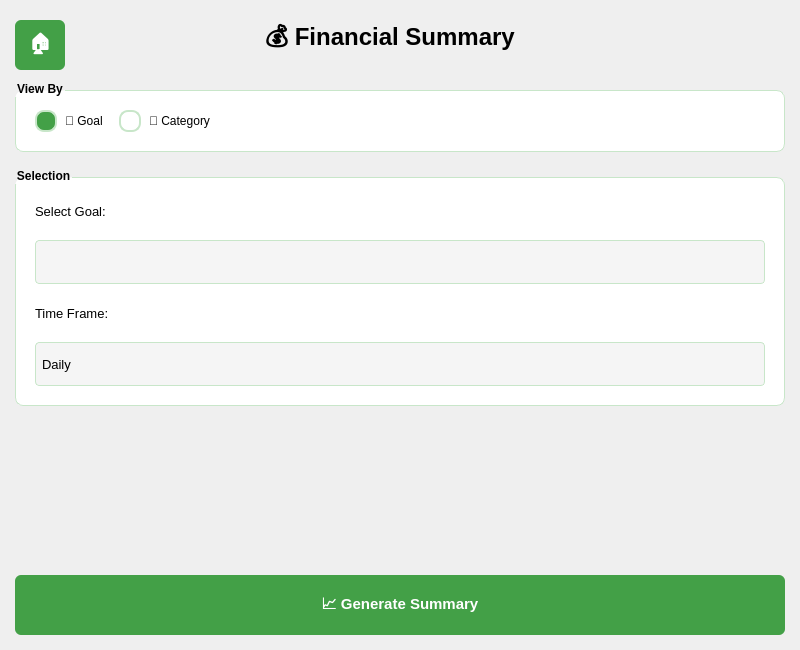
<?xml version="1.0" encoding="UTF-8"?>
<ui version="4.0">
 <class>SummaryPage</class>
 <widget class="QWidget" name="SummaryPage">
  <property name="geometry">
   <rect>
    <x>0</x>
    <y>0</y>
    <width>800</width>
    <height>650</height>
   </rect>
  </property>
  <property name="windowTitle">
   <string>Summary</string>
  </property>
  <property name="styleSheet">
   <string notr="true">SummaryPage {
    background-color: #e8f5e9;
}

QGroupBox {
    background-color: white;
    border: 1px solid #c8e6c9;
    border-radius: 8px;
    margin-top: 10px;
    padding: 10px;
    font-weight: bold;
}

QRadioButton {
    color: black;
    spacing: 8px;
}

QRadioButton::indicator {
    width: 18px;
    height: 18px;
}

QRadioButton::indicator:checked {
    background-color: #43a047;
    border: 2px solid #c8e6c9;
    border-radius: 9px;
}

QRadioButton::indicator:unchecked {
    background-color: white;
    border: 2px solid #c8e6c9;
    border-radius: 9px;
}

QComboBox {
    background-color: #f5f5f5;
    border: 1px solid #c8e6c9;
    border-radius: 4px;
    padding: 6px;
    color: black;
    min-height: 30px;
}

QComboBox::drop-down {
    border: none;
}

QComboBox::down-arrow {
    image: none;
    border-left: 5px solid transparent;
    border-right: 5px solid transparent;
    border-top: 5px solid #43a047;
    margin-right: 5px;
}

QListWidget {
    background-color: white;
    border: 1px solid #81c784;
    border-radius: 8px;
    color: black;
}

QPushButton {
    background-color: #43a047;
    color: white;
    font-weight: bold;
    border-radius: 6px;
    padding: 10px 20px;
    min-height: 40px;
}

QPushButton:hover {
    background-color: #2e7d32;
}

QLabel {
    color: black;
}

QTextEdit {
    background-color: white;
    border: 1px solid #81c784;
    border-radius: 8px;
    color: black;
    padding: 10px;
}</string>
  </property>
  <layout class="QVBoxLayout" name="verticalLayout">
   <property name="spacing">
    <number>15</number>
   </property>
   <property name="leftMargin">
    <number>15</number>
   </property>
   <property name="topMargin">
    <number>15</number>
   </property>
   <property name="rightMargin">
    <number>15</number>
   </property>
   <property name="bottomMargin">
    <number>15</number>
   </property>
   <item>
    <layout class="QHBoxLayout" name="headerLayout">
     <property name="spacing">
      <number>10</number>
     </property>
     <item>
      <widget class="QPushButton" name="homeBtn">
       <property name="minimumSize">
        <size>
         <width>50</width>
         <height>50</height>
        </size>
       </property>
       <property name="maximumSize">
        <size>
         <width>50</width>
         <height>40</height>
        </size>
       </property>
       <property name="styleSheet">
        <string notr="true">QPushButton {
    background-color: #43a047;
    color: white;
    font-size: 20px;
    border-radius: 6px;
    padding: 5px;
}
QPushButton:hover {
    background-color: #2e7d32;
}</string>
       </property>
       <property name="text">
        <string>🏠</string>
       </property>
      </widget>
     </item>
     <item>
      <widget class="QLabel" name="titleLabel">
       <property name="enabled">
        <bool>true</bool>
       </property>
       <property name="maximumSize">
        <size>
         <width>16777215</width>
         <height>40</height>
        </size>
       </property>
       <property name="font">
        <font>
         <pointsize>18</pointsize>
         <bold>true</bold>
        </font>
       </property>
       <property name="styleSheet">
        <string notr="true">background-color: transparent;</string>
       </property>
       <property name="text">
        <string>💰 Financial Summary</string>
       </property>
       <property name="alignment">
        <set>Qt::AlignmentFlag::AlignCenter</set>
       </property>
      </widget>
     </item>
     <item>
      <spacer name="rightSpacer">
       <property name="orientation">
        <enum>Qt::Orientation::Horizontal</enum>
       </property>
       <property name="sizeType">
        <enum>QSizePolicy::Policy::Fixed</enum>
       </property>
       <property name="sizeHint" stdset="0">
        <size>
         <width>80</width>
         <height>20</height>
        </size>
       </property>
      </spacer>
     </item>
    </layout>
   </item>
   <item>
    <widget class="QGroupBox" name="viewTypeGroup">
     <property name="maximumSize">
      <size>
       <width>16777215</width>
       <height>80</height>
      </size>
     </property>
     <property name="styleSheet">
      <string notr="true">color: black;</string>
     </property>
     <property name="title">
      <string>View By</string>
     </property>
     <layout class="QHBoxLayout" name="viewTypeLayout">
      <property name="spacing">
       <number>15</number>
      </property>
      <item>
       <widget class="QRadioButton" name="goalRadioBtn">
        <property name="text">
         <string>🎯 Goal</string>
        </property>
        <property name="checked">
         <bool>true</bool>
        </property>
       </widget>
      </item>
      <item>
       <widget class="QRadioButton" name="categoryRadioBtn">
        <property name="text">
         <string>📁 Category</string>
        </property>
       </widget>
      </item>
      <item>
       <spacer name="horizontalSpacer">
        <property name="orientation">
         <enum>Qt::Orientation::Horizontal</enum>
        </property>
        <property name="sizeHint" stdset="0">
         <size>
          <width>40</width>
          <height>20</height>
         </size>
        </property>
       </spacer>
      </item>
     </layout>
    </widget>
   </item>
   <item>
    <widget class="QGroupBox" name="selectionGroup">
     <property name="styleSheet">
      <string notr="true">color: black;</string>
     </property>
     <property name="title">
      <string>Selection</string>
     </property>
     <layout class="QVBoxLayout" name="selectionLayout">
      <property name="spacing">
       <number>15</number>
      </property>
      <item>
       <widget class="QLabel" name="selectionLabel">
        <property name="minimumSize">
         <size>
          <width>0</width>
          <height>28</height>
         </size>
        </property>
        <property name="font">
         <font>
          <pointsize>10</pointsize>
         </font>
        </property>
        <property name="text">
         <string>Select Goal:</string>
        </property>
       </widget>
      </item>
      <item>
       <widget class="QComboBox" name="selectionComboBox">
        <property name="minimumSize">
         <size>
          <width>0</width>
          <height>44</height>
         </size>
        </property>
        <property name="font">
         <font>
          <pointsize>10</pointsize>
         </font>
        </property>
       </widget>
      </item>
      <item>
       <widget class="QLabel" name="timeFrameLabel">
        <property name="minimumSize">
         <size>
          <width>0</width>
          <height>28</height>
         </size>
        </property>
        <property name="font">
         <font>
          <pointsize>10</pointsize>
         </font>
        </property>
        <property name="text">
         <string>Time Frame:</string>
        </property>
       </widget>
      </item>
      <item>
       <widget class="QComboBox" name="timeFrameComboBox">
        <property name="minimumSize">
         <size>
          <width>0</width>
          <height>44</height>
         </size>
        </property>
        <property name="font">
         <font>
          <pointsize>10</pointsize>
         </font>
        </property>
        <item>
         <property name="text">
          <string>Daily</string>
         </property>
        </item>
        <item>
         <property name="text">
          <string>Monthly</string>
         </property>
        </item>
        <item>
         <property name="text">
          <string>Yearly</string>
         </property>
        </item>
       </widget>
      </item>
     </layout>
    </widget>
   </item>
   <item>
    <spacer name="verticalSpacer">
     <property name="orientation">
      <enum>Qt::Orientation::Vertical</enum>
     </property>
     <property name="sizeHint" stdset="0">
      <size>
       <width>20</width>
       <height>40</height>
      </size>
     </property>
    </spacer>
   </item>
   <item>
    <widget class="QPushButton" name="generateBtn">
     <property name="minimumSize">
      <size>
       <width>0</width>
       <height>50</height>
      </size>
     </property>
     <property name="font">
      <font>
       <pointsize>11</pointsize>
       <bold>true</bold>
      </font>
     </property>
     <property name="styleSheet">
      <string notr="true">background-color: #43a047;</string>
     </property>
     <property name="text">
      <string>📈 Generate Summary</string>
     </property>
    </widget>
   </item>
  </layout>
 </widget>
 <resources/>
 <connections/>
</ui>
